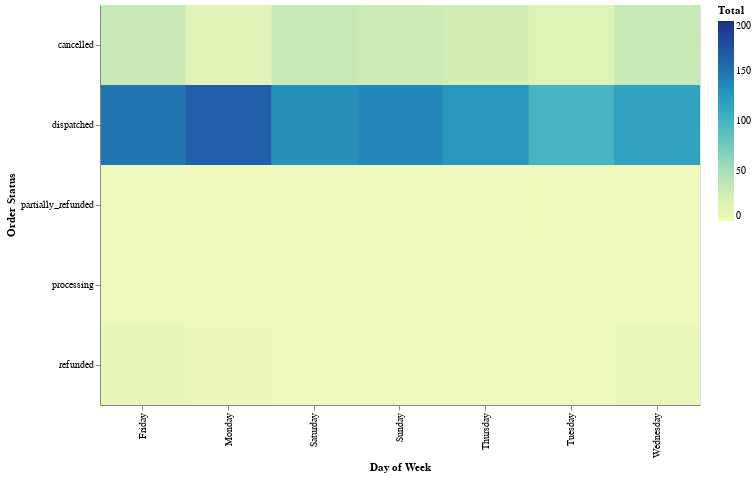

Notebook code cell kept with this figure:
### Markdown cell above
# Combine Weekday with Order Status in new visual

### Code cell
df_orders_by_day['Day of Week'] = df_orders_by_day['Date'].dt.day_name()

alt.Chart(df_orders_by_day).mark_rect().encode(
    x = 'Day of Week',
    y = 'Order Status',
    color = 'Total',
).properties(
    width=600,
    height=400
)

### Figure 1 — Vega-Lite specification as saved in the notebook (floating-point values rounded to 4 significant figures; data arrays with more than 128 entries replaced by an {"elided": "..."} marker saying what was removed)
{"config": {"view": {"continuousWidth": 400, "continuousHeight": 300}}, "data": {"name": "data-0d0a1d9b4f6eba8cade7a4ff377825e6"}, "mark": "rect", "encoding": {"color": {"type": "quantitative", "field": "Total"}, "x": {"type": "nominal", "field": "Day of Week"}, "y": {"type": "nominal", "field": "Order Status"}}, "height": 400, "width": 600, "$schema": "https://vega.github.io/schema/vega-lite/v4.8.1.json", "datasets": {"data-0d0a1d9b4f6eba8cade7a4ff377825e6": {"elided": "330 records"}}}
